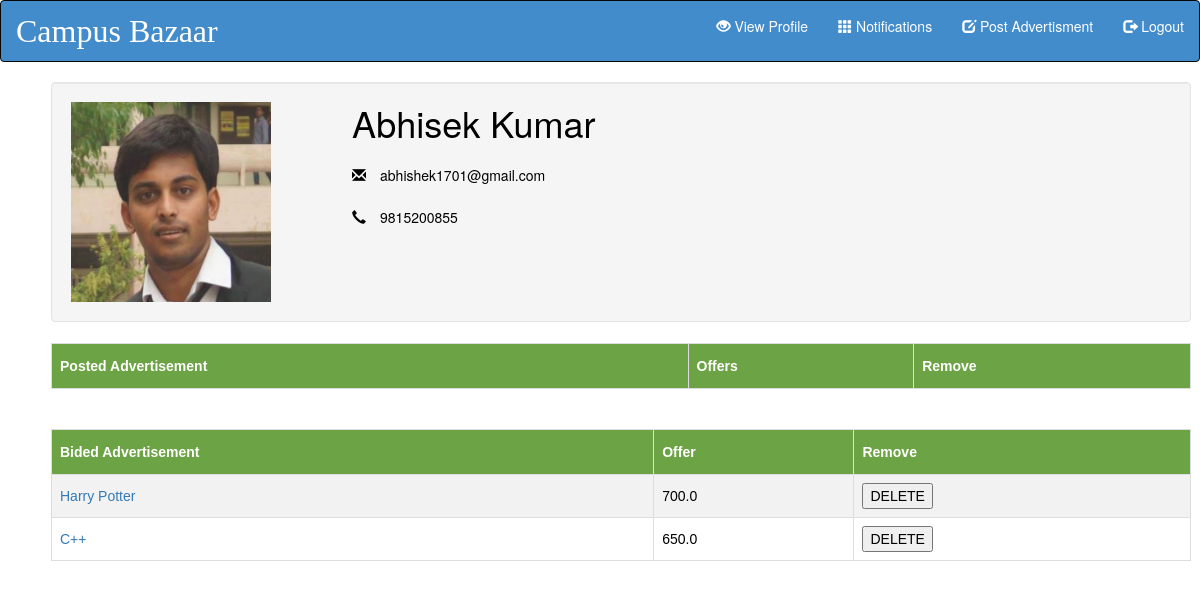
The app's page /app/userprofile/ (signed in) with its own data.
### app/models.py (models this page shows, shortened)
class Profile(models.Model):
	user = models.OneToOneField(User,on_delete=models.DO_NOTHING)
	username=models.CharField(max_length=100)
	name = models.CharField(max_length=100)
	phone=models.IntegerField()
	email=models.CharField(max_length=100,default='xyz@gmail.com')
	image = models.ImageField(upload_to = 'pic_folder/', default = 'pic_folder/user.png')
	followed_tags=models.ManyToManyField(Tag)
	admin=models.BooleanField(default=False)

class Advertisement(models.Model):
	user = models.ForeignKey(Profile,on_delete=models.DO_NOTHING)
	image = models.ImageField(upload_to = 'ad_pic/', default = 'ad_pic/bat.png')
	title = models.CharField(max_length = 200)
	description = models.CharField(max_length = 500)
	tags=models.ManyToManyField(Tag)
	price = models.FloatField(default=0.0)
	timestamp = models.DateTimeField(auto_now_add=True)
	status=models.IntegerField(default=-1)
	def __str__(self):
		return str(self.id)

class CounterOffer(models.Model):
	ad_id = models.ForeignKey(Advertisement,on_delete=models.CASCADE)
	user_id = models.ForeignKey(Profile,on_delete=models.CASCADE)
	offer = models.FloatField(default=0.0)
	comment=models.CharField(max_length=200)
	status=models.BooleanField(default=0)
	def __str__(self):
		return str(self.id)

### app/views.py (the view)
@csrf_exempt
@login_required(login_url='/app/')
def userProfile(request):
	assert(request.method == 'GET')
	profile = Profile.objects.filter(user=request.user)[0]
	Ads =  list(Advertisement.objects.filter(user=profile))
	ads=[]
	for ad in Ads:
		co=list(CounterOffer.objects.filter(ad_id=ad))
		ad_stat={}
		ad_stat['offer_count']=len(co)
		ad_stat['ad']=ad
		ads.append(ad_stat)
	mybids=mybidlist(profile)
	return render(request, 'userprofile.html', {'profile':profile,'ads':ads,'media_url': MEDIA_URL,'mybids':mybids})

### app/views.py (called while the page is built)
def mybidlist(profile):
	bids=list(CounterOffer.objects.filter(user_id=profile))
	bid_stat=[]
	for bid in bids:
		stat={}
		stat['ad']=bid.ad_id
		stat['bid']=bid
		bid_stat.append(stat)
	return bid_stat

### templates/userprofile.html (shortened to what this page needs)
{% extends 'theme.html' %}
{% load static %}
{% load bootstrap3 %}
{% load crispy_forms_tags %}
{% load crispy_forms_field %}
{% block head %}
<link href="//netdna.bootstrapcdn.com/bootstrap/3.0.0/css/bootstrap.min.css" rel="stylesheet" id="bootstrap-css">
{% endblock %}
{% block body %}
<div class="container">
<div class="row">
    <div class="col-sm-12">
        <div class="well well-md">
            <div class="row" id ="profilebox">
                <div class="col-sm-6 " id="profileimage">
                    <img src={{media_url}}{{profile.image}} width="200" height="200"/>
                </div>
                <div class="col-sm-6" id="profiledetails">
                    <h1 id="profilename">{{profile.name}}</h1>
                    <br>
                    <p><i class="glyphicon glyphicon-envelope">&nbsp</i>{{profile.email}}<p>
                    <br>
                    <p> <i class="glyphicon glyphicon-earphone">&nbsp</i>{{profile.phone}}</p>
                </div>
            </div>
        </div>
    </div>
</div>
        <table id="table1" style="width:100%">
          <tr>
            <th>Posted Advertisement</th>
            <th>Offers</th>
            <th>Remove</th>
          </tr>
        </table>
        <br>
        <br>
        <table id="table2" style="width:100%">
          <tr>
            <th>Bided Advertisement</th>
            <th>Offer</th>
            <th>Remove</th>
          </tr>
          {% for bid in mybids %}
            <tr>
                    <td>
                    <form action="{% url 'productURL' %}" method="POST">
                            <a href="#" onclick="location.href = '/app/product/?ad={{bid.ad}}';">{{bid.ad.title}}</a>
                    </form>
                    </td>
                    <td>{{bid.bid.offer}}</td>
                    <td>
                        <form action="{% url 'deleteBidURL' %}" method="POST">
                                <button onclick="this.parentNode.submit()">
                                    DELETE
                                </button>
                        </form>
                    </td>
            </tr>
          {% endfor %}
        </table>
</div>
{% endblock %}

### templates/userprofile.html (style rules this page uses)
#profilebox { display: flex; height: 200px; width: 100%; }
#profiledetails { height: 100%; }
#profileimage { height: 280px; width: 280px; overflow: hidden; }
p { color: black; margin: 1px; }
h1,h2,h3 { color: black; margin: 1px; }
table, th, td { border: 1px solid black; color: black; }
#table1 { font-family: "Trebuchet MS", Arial, Helvetica, sans-serif; border-collapse: collapse; width: 100%; }
#table1 td, #table1 th { border: 1px solid #ddd; padding: 8px; }
#table1 th { padding-top: 12px; padding-bottom: 12px; text-align: left; background-color: #6CA344; color: white; }
#table2 { font-family: "Trebuchet MS", Arial, Helvetica, sans-serif; border-collapse: collapse; width: 100%; }
#table2 td, #table2 th { border: 1px solid #ddd; padding: 8px; }
#table2 tr:nth-child(even) { background-color: #f2f2f2; }
#table2 th { padding-top: 12px; padding-bottom: 12px; text-align: left; background-color: #6CA344; color: white; }

### records on screen
Profile: image (picture), name "Abhisek Kumar", email "abhishek1701@gmail.com", phone "9815200855"
Advertisement: ad "Harry Potter", bid.offer "700.0"
Advertisement: ad "C++", bid.offer "650.0"
